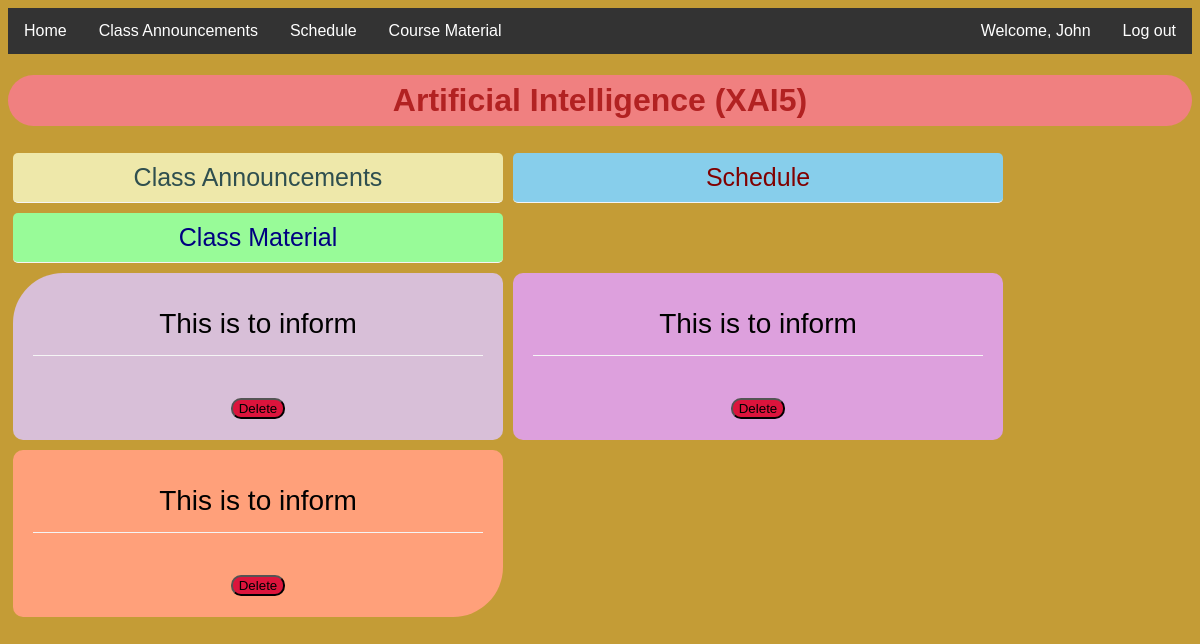
Page /course?id=c1 (signed in) on the committed database.
### tables this page shows
CREATE TABLE teacher(
    reg_id TEXT primary key,
    name TEXT,
    email TEXT,
    subject TEXT,
    passwd TEXT
);

CREATE TABLE course(
    id TEXT primary key,
    course_name TEXT,
    year TEXT,
    branch TEXT,
    sem TEXT
);

CREATE TABLE announcement(
    id TEXT primary key,
    tid TEXT,
    subject TEXT,
    cid TEXT,
    upper TEXT,
    lower TEXT,
    info TEXT
);

CREATE TABLE schedule(
    id TEXT primary key,
    tid TEXT,
    subject TEXT,
    cid TEXT,
    upper TEXT,
    lower TEXT,
    info TEXT
);

CREATE TABLE cmaterial(
    id TEXT primary key,
    tid TEXT,
    subject TEXT,
    cid TEXT,
    upper TEXT,
    lower TEXT,
    info TEXT
);

### app.py (the view)
@app.route("/course")
@loggedin
def course():
    sid = request.args.get("id")
    course = db.execute("select * from course where id = :sid", sid = sid)
    course = course[0]
    name = ""
    uid = session["uid"]
    if session["uid"][:2] == "su":
        student = db.execute("select * from student where id = :uid", uid = uid)
        student = student[0]
        name = student["name"]
        cmaterials = db.execute("select * from cmaterial where cid = :cid and :batch >= lower and :batch <= upper", cid = sid, batch = int(student["batch"]))
        announcements = db.execute("select * from announcement where cid = :cid and :batch >= lower and :batch <= upper", cid = sid, batch = int(student["batch"]))
        schedules = db.execute("select * from schedule where cid = :cid and :batch >= lower and :batch <= upper", cid = sid, batch = int(student["batch"]))
        return render_template("course.html", course_name = course["course_name"], id = session["uid"][:2], name = name, cmaterials = cmaterials, announcements = announcements, schedules = schedules)
    else:
        teacher = db.execute("select * from teacher where reg_id = :uid", uid = uid)
        teacher = teacher[0]
        name = teacher["name"]
        cmaterials = db.execute("select * from cmaterial where cid = :cid and tid = :tid", cid = sid, tid = session["uid"])
        announcements = db.execute("select * from announcement where cid = :cid and tid = :tid", cid = sid, tid = session["uid"])
        schedules = db.execute("select * from schedule where cid = :cid and tid = :tid", cid = sid, tid = session["uid"])
        return render_template("course.html", course_name = course["course_name"], id = session["uid"][:2], name = name, cmaterials = cmaterials, announcements = announcements, schedules = schedules)

### app.py (called while the page is built)
@app.after_request
def after_request(response):
    response.headers["Cache-Control"] = "no-cache, no-store, must-revalidate"
    response.headers["Expires"] = 0
    response.headers["Pragma"] = "no-cache"
    return response

### helper.py (called while the page is built)
def loggedin(f):
    @wraps(f)
    def decorated_function(*args, **kwargs):
        if session.get("uid") is None:
            return redirect("/")
        return f(*args, **kwargs)
    return decorated_function

### templates/course.html (shortened to what this page needs)
<!DOCTYPE html>
<html>
    <head>
    <link rel="stylesheet" type="text/css" href="../static/css/course_css.css">
    </head>
<body>
    <nav>
        {% if id == "su"  %}
          <ul>
            <li><a class="active" href="/home">Home</a></li>
            <div class="logout_container">
                <li><a href="#about">Welcome, {{name}}</a></li>
                <li><a href="/logout2">Log out</a></li>
            </div>
          </ul>
        {% else %}
            <ul>
              <li><a class="active" href="/home">Home</a></li>
              <li><a href="#news">Class Announcements</a></li>
              <li><a href="#contact">Schedule</a></li>
              <li><a href="#about">Course Material</a></li>
              <div class="logout_container">
                  <li><a href="#about">Welcome, {{name}}</a></li>
                  <li><a href="/logout2">Log out</a></li>
              </div>
            </ul>
        {% endif %}
      </nav>
    <div class = "center">
        <h1>{{course_name}}</h1>
    </div>
    <div class = "head">
        <div class="op1">Class Announcements</div>
        <div class="op2">Schedule</div>
        <div class="op3">Class Material</div>
    </div>
 <div class = "outline">
    <div class="inline1" style = "display: inline-block;">
        {% if announcements != [] %}
            {% for announcement in announcements %}
                <div class="boxed">{{announcement["info"]}}</div><br>
                <form action="/delannounce?id={{announcement.id}}" method="POST">
                    <button class="del" data-uid = {{announcement["id"]}} data-lid={{session.uid}} data-pid={{announcement["tid"]}} type="submit">Delete</button>
                </form>
            {% endfor %}
        {% else %}
            <div class="boxed">No announcements yet.</div><br>
        {% endif %}
    </div>
    <div class="inline2" style = "display: inline-block;">
        {% if schedules != [] %}
            {% for schedule in schedules %}
                <div class="boxed">{{schedule["info"]}}</div><br>
                <form action="/delschedule?id={{schedule.id}}" method="POST">
                    <button class="del" data-uid = {{schedule["id"]}} data-lid={{session.uid}} data-pid={{schedule["tid"]}} type="submit">Delete</button>
                </form>
            {% endfor %}
        {% else %}
            <div class="boxed">No schedule yet.</div><br>
        {% endif %}
    </div>
    <div class="inline3" style = "display: inline-block;">
        {% if cmaterials != [] %}
            {% for cmaterial in cmaterials %}
                <div class="boxed">{{cmaterial["info"]}}</div><br>
                <form action="/delmaterial?id={{cmaterial.id}}" method="POST">
                    <button class="del" data-uid = {{cmaterial["id"]}} data-lid={{session.uid}} data-pid={{cmaterial["tid"]}} type="submit">Delete</button>
                </form>
            {% endfor %}
        {% else %}
            <div class="boxed">No material yet.</div><br>
        {% endif %}
    </div>
</div>
</body>
</html>

### static/css/course_css.css (style rules this page uses)
* { box-sizing: border-box; }
body { font-family: Arial, Helvetica, sans-serif; background-color: #b8870bd2; height: auto; background-size:50% 50%; background-repeat: no-repeat; background-size: cover; }
ul { list-style-type: none; margin: 0; padding: 0; overflow: hidden; background-color: #333; }
ul .logout_container { float:right; }
li { float: left; }
li a { display: block; color: white; text-align: center; padding: 14px 16px; text-decoration: none; }
h1 { border-radius: 50px 50px 50px 50px; text-align: center; color : #B22222; background-color: #F08080; padding: 7px 0px 7px 0px; }
.boxed { border-bottom: 1px solid whitesmoke; padding: 15px; }
.outline { display: flex; flex-flow: row wrap; align-items: top; }
.inline1 { border-radius: 50px 10px 10px 10px; background-color: #D8BFD8; border: none; color:black; text-align: center; font-size: 28px; padding: 20px; width: 490px; height : auto; transition: all 0.5s; cursor: pointer; margin: 5px; }
.inline2 { border-radius: 10px 10px 10px 10px; background-color:#DDA0DD; border: none; color: black; text-align: center; font-size: 28px; padding: 20px; width: 490px; height : auto; transition: all 0.5s; cursor: pointer; margin: 5px; }
.inline3 { border-radius: 10px 10px 50px 10px; background-color:#FFA07A; border: none; color:black; text-align: center; font-size: 28px; padding: 20px; width: 490px; height : auto; transition: all 0.5s; cursor: pointer; margin: 5px; }
.head { display: flex; flex-flow: row wrap; align-items: top; }
.op1 { border-radius: 5px 5px 5px 5px; border-bottom: 1px solid whitesmoke; padding: 10px; text-align: center; width: 490px; font-size: 25px; background-color: #EEE8AA; margin :5px; color: #2F4F4F; }
.op2 { border-radius: 5px 5px 5px 5px; border-bottom: 1px solid whitesmoke; padding: 10px; text-align: center; width: 490px; font-size: 25px; background-color:#87CEEB; margin :5px; color: #800000; }
.op3 { border-radius: 5px 5px 5px 5px; border-bottom: 1px solid whitesmoke; padding: 10px; text-align: center; width: 490px; font-size: 25px; background-color: #98FB98; margin :5px; color: #000080; }
.del { border-radius: 10px 10px 10px 10px; background-color: #DC143C; }

### rows in the picture
teacher: name "John"
course: course_name "Artificial Intelligence (XAI5)"
announcement: info "This is to inform"
schedule: info "This is to inform"
cmaterial: info "This is to inform"
